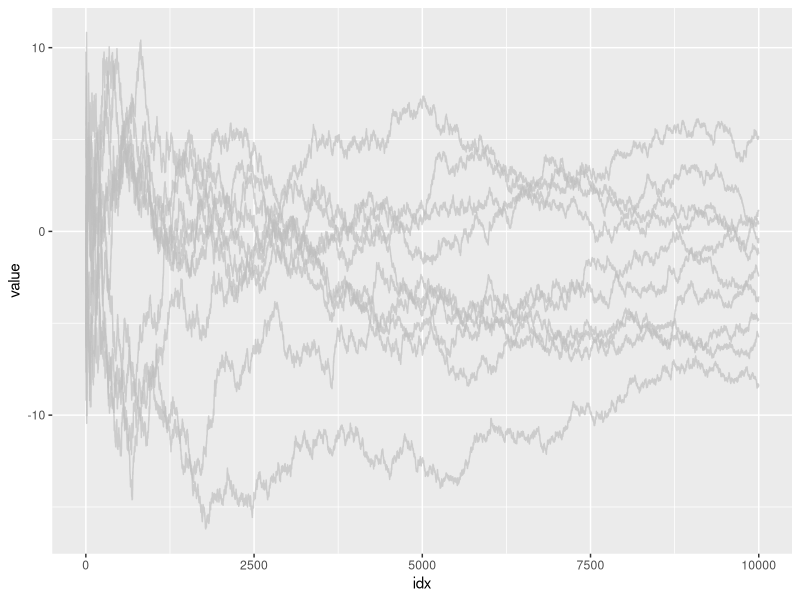

Here is the R script that generated this plot:
N = 10000
M = 10

# N*Mの空データフレームを事前に作成しておく
createEmptyDf = function(nrow, ncol, colnames = c()){
    data.frame(matrix(vector(), nrow, ncol, dimnames = list(c(), colnames)))
}

col.names <- paste("s", as.character(1:M), sep = "")
df = createEmptyDf(N, M+1, colnames = c(col.names,"idx"))
df$idx <- 1:N

# M回シミュレーションする
for (sim in 1:M) {
    x = rchisq(N,10,0)
    mu = 10

    sum <- 0
    z <- rep(0, length = N)


    for (n in 1:N) {
      sum <- sum + x[n]
      # z[n] <- sum / n # Law of Large Numbers
      z[n] <- (sum / n - mu) * sqrt(n) # Centrl Limit Theorem
      # z[n] <- (sum / n - mu) * n^(1/3)
    }

    df[, sim] <- z
}

# 一つの図にまとめて折れ線プロットためにdfを縦1列の縦長に変換する（常套手段）
library(tidyr)
df2 <- df %>% tidyr::gather("id", "value", 1:M)

library(ggplot2)
ggplot() +
  geom_line(aes(idx, value, group = id), df2, colour = alpha("grey", 0.7))
